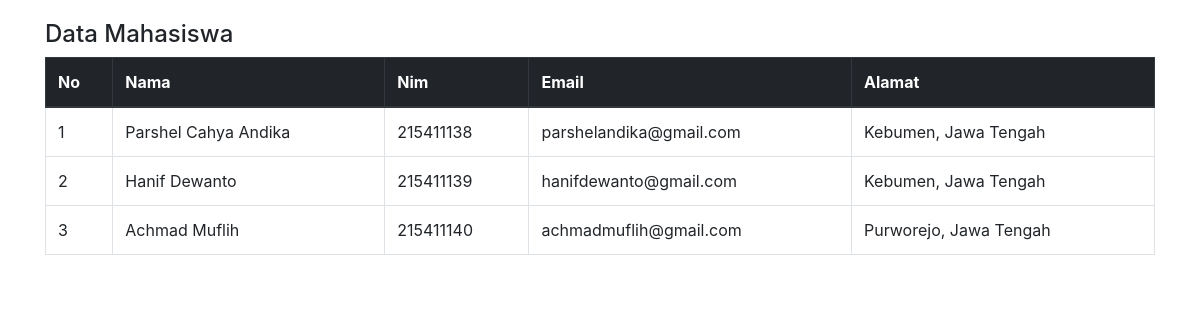
The page / on the database its author committed.
### tables this page shows
CREATE TABLE `mahasiswa` (
  `id` int(11) NOT NULL,
  `name` varchar(60) NOT NULL,
  `nim` int(15) NOT NULL,
  `email` varchar(60) NOT NULL,
  `alamat` varchar(150) NOT NULL
);

### functions.php (called while the page is built)
<?php
function query($query) {
	$result = mysqli_query(mysqli_connect("localhost", "root", "", "tugascloud"), $query);
	$rows = [];
	while ($row = mysqli_fetch_assoc($result)) {
		$rows[] = $row;
	}
	return $rows;
}
?>

### index.php (the view, shortened to what this page needs)
<?php
require 'functions.php';
$mahasiswa = query("SELECT * FROM mahasiswa");
?>
<!DOCTYPE html>
<html>
<head>
	<link rel="stylesheet" href="https://cdn.jsdelivr.net/npm/bootstrap@4.0.0/dist/css/bootstrap.min.css">
</head>
<body>
	<div class="container">
		<h4 style="margin-top: 20px;">Data Mahasiswa</h4>
		<table class="table table-bordered">
			<thead class="thead-dark">
				<tr>
					<th>No</th>
					<th>Nama</th>
					<th>Nim</th>
					<th>Email</th>
					<th>Alamat</th>
				</tr>
			</thead>
			<tbody>
				<?php foreach ($mahasiswa as $mhs) { ?>
				<tr>
					<td><?= $mhs['id'] ?></td>
					<td><?= $mhs['name'] ?></td>
					<td><?= $mhs['nim'] ?></td>
					<td><?= $mhs['email'] ?></td>
					<td><?= $mhs['alamat'] ?></td>
				</tr>
				<?php } ?>
			</tbody>
		</table>
	</div>
</body>
</html>

### rows shown on the page
mahasiswa: id "1", name "Parshel Cahya Andika", nim "215411138", email "parshelandika@gmail.com", alamat "Kebumen, Jawa Tengah"
mahasiswa: id "2", name "Hanif Dewanto", nim "215411139", email "hanifdewanto@gmail.com", alamat "Kebumen, Jawa Tengah"
mahasiswa: id "3", name "Achmad Muflih", nim "215411140", email "achmadmuflih@gmail.com", alamat "Purworejo, Jawa Tengah"
